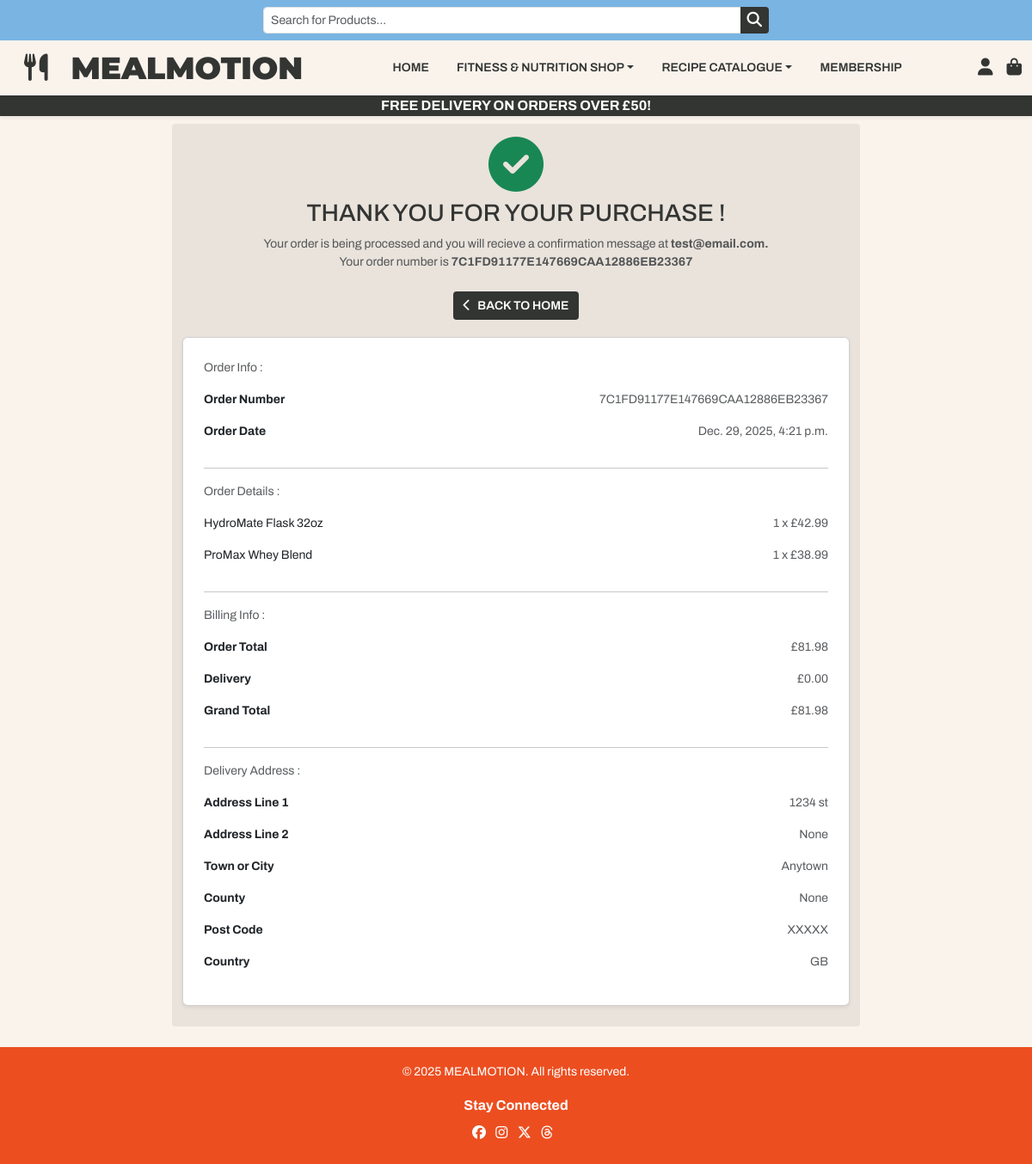
Page /profile/order_history/7C1FD91177E147669CAA12886EB23367 on the committed database.
### checkout/models.py (models this page shows, shortened)
class Order(models.Model):
    order_number = models.CharField(max_length=50, unique=True)
    user_profile = models.ForeignKey(UserProfile, on_delete=models.SET_NULL, null=True , blank = True, related_name='orders')
    full_name = models.CharField(max_length=255, null=False, blank=False)
    email = models.EmailField(max_length=255, null=False, blank=False )
    contact_number = models.CharField(max_length=20, null=False, blank=False)
    address_line_1 = models.CharField(max_length=80)
    address_line_2 = models.CharField(max_length=255, blank=True, null=True)
    town_or_city = models.CharField(max_length=40)
    post_code = models.CharField(max_length=20, null=False, blank=False)
    county = models.CharField(max_length=40, null =True , blank =True)
    country = CountryField(blank_label='Country *', max_length=40, null =True , blank =True)
    delivery_cost = models.DecimalField(max_digits=10, decimal_places=2, default=0, null=False)
    subtotal = models.DecimalField(max_digits=10, decimal_places=2, default=0, null=False)
    grand_total = models.DecimalField(max_digits=10, decimal_places=2,default=0, null=False)
    date = models.DateTimeField(auto_now_add=True)

class OrderLineItem(models.Model):
    order = models.ForeignKey(Order, blank=False, null=False , on_delete=models.CASCADE, related_name= 'lineitems')
    product = models.ForeignKey(Product, blank=False, null=False , on_delete=models.CASCADE)
    quantity = models.IntegerField(blank=False, null=False, default=0 )
    lineitem_total = models.DecimalField(max_digits=10, decimal_places=2, null=False)

### products/models.py (models this page shows, shortened)
class Product(models.Model):
    name = models.CharField(max_length=255)
    description = models.TextField()
    category = models.ForeignKey(
        'Category',
        on_delete=models.SET_NULL,
        null=True,
        blank=True,
        related_name='products'
    )
    price = models.DecimalField(max_digits=8, decimal_places=2)
    rating = models.DecimalField(max_digits=4, decimal_places=2)
    image = models.ImageField(null=True, blank=True)
    image_url = models.URLField(max_length=1024, null=True, blank=True)

### profiles/views.py (the view)
# urls.py: path('order_history/<order_number>',views.order_history,name='order_history'),
def order_history(request, order_number):
    order = get_object_or_404(Order, order_number=order_number)
    template = 'checkout/checkout_success.html'
    context = {
        'order': order,
        'from_profile': True,
        }
    return render(request, template, context)

### checkout/templates/checkout/checkout_success.html (shortened to what this page needs)
{% extends 'base.html' %}
{% load static %}
{% block extra_css %}
<link rel="stylesheet" href="{% static 'checkout/css/checkout.css' %}">
{% endblock %}
{% block content %}
<main class="py-4 success-wrapper">
    <div class="container success-box">
        <div class="row gy-1">
            <div class="text-center">
                <i class="fa-solid fa-circle-check check-icon text-success "></i>
                <h3 class="text-uppercase mt-2">Thank you for your purchase !</h3>
                <p class="text-muted">Your order is being processed and you will recieve a confirmation message at
                    <strong>{{order.email}}.</strong>
                    <br>Your order number is <strong>{{ order.order_number }}</strong>
                </p>
            </div>
            {% if user.is_authenticated %}
            <div class="text-center my-2">
                <a href="{% url 'profile' %}" class="btn rounded-1 def-btn mb-2">Go to Profile</a>
            </div>
            {% else %}
            <div class="text-center my-2">
                <a href="{% url 'home' %}" class="btn rounded-1 def-btn mb-2">
                    <i class="fa-solid fa-chevron-left me-2 "></i>Back to Home</a>
            </div>
            {% endif %}
            <div class="card-wrapper">
                <div class="card p-4 shadow-sm rounded-2 mb-4">
                    <p class="text-muted">Order Info :</p>
                    <div class="row">
                        <div class="col-4">
                            <p><strong>Order Number</strong></p>
                        </div>
                        <div class="col-8 text-end text-muted">
                            <p>{{ order.order_number }}</p>
                        </div>
                        <div class="col-4">
                            <p><strong>Order Date</strong></p>
                        </div>
                        <div class="col-8 text-end text-muted">
                            <p>{{ order.date}}</p>
                        </div>
                    </div>
                    <hr>
                    <p class="text-muted">Order Details :</p>
                    {% for item in order.lineitems.all %}
                    <div class="row">
                        <div class="col">
                            <p>{{item.product.name}}</p>
                        </div>
                        <div class="col text-end text-muted">
                            <p>{{item.quantity}} x £{{item.product.price}}</p>
                        </div>
                    </div>
                    {% endfor %}
                    <hr>
                    <p class="text-muted">Billing Info :</p>
                    <div class="row">
                        <div class="col-8">
                            <p><strong>Order Total</strong></p>
                        </div>
                        <div class="col-4 text-end text-muted">
                            <p>£{{ order.subtotal }}</p>
                        </div>
                        <div class="col-8">
                            <p><strong>Delivery</strong></p>
                        </div>
                        <div class="col-4 text-end text-muted">
                            <p>£{{ order.delivery_cost }}</p>
                        </div>
                        <div class="col-8">
                            <p><strong>Grand Total</strong></p>
                        </div>
                        <div class="col-4 text-end text-muted">
                            <p>£{{ order.grand_total }}</p>
                        </div>
                    </div>
                    <hr>
                    <p class="text-muted">Delivery Address :</p>
                    <div class="row">
                        <div class="col-4">
                            <p><strong>Address Line 1</strong></p>
                        </div>
                        <div class="col-8 text-end text-muted">
                            <p>{{ order.address_line_1 }}</p>
                        </div>
                        <div class="col-4">
                            <p><strong>Address Line 2</strong></p>
                        </div>
                        <div class="col-8 text-end text-muted">
                            <p>{{ order.address_line_2 }}</p>
                        </div>
                        <div class="col-4">
                            <p><strong>Town or City</strong></p>
                        </div>
                        <div class="col-8 text-end text-muted">
                            <p>{{ order.town_or_city }}</p>
                        </div>
                        <div class="col-4">
                            <p><strong>County</strong></p>
                        </div>
                        <div class="col-8 text-end text-muted">
                            <p>{{ order.county }}</p>
                        </div>
                        <div class="col-4">
                            <p><strong>Post Code</strong></p>
                        </div>
                        <div class="col-8 text-end text-muted">
                            <p>{{ order.post_code }}</p>
                        </div>
                        <div class="col-4">
                            <p><strong>Country</strong></p>
                        </div>
                        <div class="col-8 text-end text-muted">
                            <p>{{ order.country }}</p>
                        </div>
                    </div>
                </div>
            </div>
        </div>
</main>
{% endblock %}

### static/css/base.css (style rules this page uses)
body { font-family: 'Archivo', sans-serif; background-color: #f9f3ec; color: #333533; display: flex; flex-direction: column; min-height: 100vh; padding-top: 120px; }
p { font-size: 14px; }
.def-btn, .selector-btn { background-color: #333533 !important; color: #ffffff; border: none; font-weight: 600; font-size: 14px; text-transform: uppercase; cursor: pointer; }

### checkout/static/checkout/css/checkout.css (style rules this page uses)
#payment-form, .success-box { border-radius: 4px; background-color: #e9e3dc; }
.success-wrapper { display: flex; justify-content: center; align-items: center; min-height: 100vh; padding: 20px; }
.success-box, .card { max-width: 800px; }
.card-wrapper { display: flex; justify-content: center; align-items: center; }
.check-icon { font-size: 4em; margin-top: 15px; }

### rows in the picture
Order: email "test@email.com", order_number "7C1FD91177E147669CAA12886EB23367", date "Dec. 29, 2025, 4:21 p.m.", subtotal "81.98", delivery_cost "0.00", grand_total "81.98", address_line_1 "1234 st", address_line_2 "None", town_or_city "Anytown", county "None", post_code "XXXXX", country "GB"
OrderLineItem: product.name "HydroMate Flask 32oz", quantity "1", product.price "42.99"
OrderLineItem: product.name "ProMax Whey Blend", quantity "1", product.price "38.99"

### other values in the picture
{{ free_delivery_threshold }} "50"
